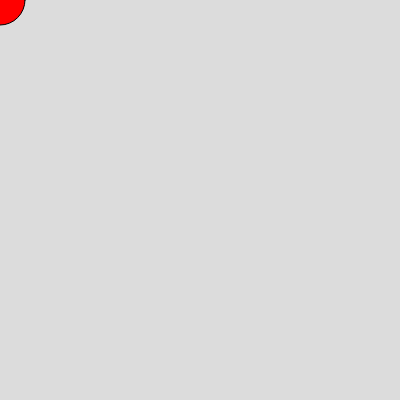
Frame 1 (no input)
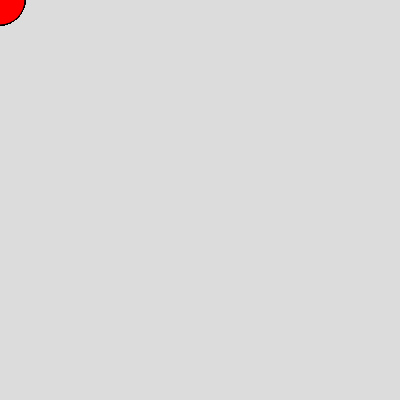
Frame 60 (no input)
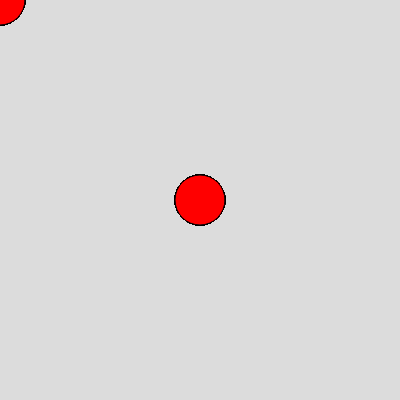
Frame 120 (the mouse pressed at the canvas centre since frame 60)

The p5.js sketch that drew these frames (run headless with seeded random() and noise() and a simulated clock; from frame 60 on, the mouse is pressed at the canvas centre):

// p5.js sketch
// ── sketch.js
function setup() {
  createCanvas(400, 400);
  background(220);
  
}

function draw() {
  //background(220);
  // Draw a circle that follows the mouse
  fill(255, 0, 0); // Set the fill color to red
  ellipse(mouseX, mouseY, 50, 50); // Draw the circle at the mouse position
}
